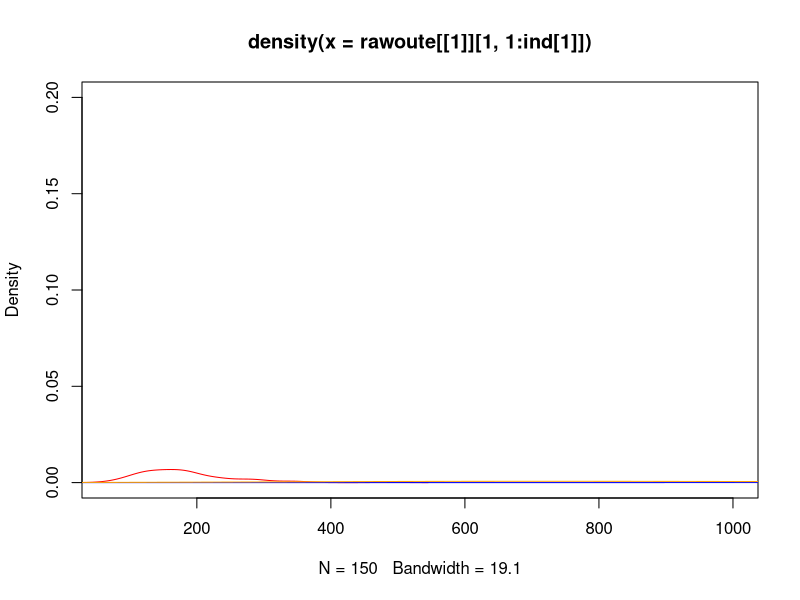

Source code (R): (Note: this script raises an error after producing the figure.)
### soglie stabilite utilizzando le misure grezze di outlyingness

rm(list=ls())
library(randomForest)

######################################################outr####################################
generap<-function(nr,Fst,nsnp,seme){
  set.seed(seme)
  p<-runif(nsnp,min=0.1,max=0.5)
  pmatr<-matrix(NA,nsnp,nr)
  for (i in 1:nsnp){
    for (r in 1:nr){
      pmatr[i,r]<-rbeta(1,shape1=p[i]*(1-Fst)/(Fst),shape2=(1-p[i])*(1-Fst)/(Fst))
    }
  }
  pmatr
}

generasnp<-function(nrazze,pmatr,seme){
  set.seed(seme)
  nr<-length(nrazze)
  snp<-list()
  
  
  nsnp<-nrow(pmatr)
  for (r in 1:nr){
    snpr<-NULL
    for (i in 1:nsnp) snpr<-cbind(snpr,rbinom(nrazze[r],size=2,prob=pmatr[i,r]))
    snp[[r]]<-snpr
  }
  snp
}


bindlist<-function(x){
  y<-x[[1]]
  for (i in 2:length(x)){
    y<-rbind(y,x[[i]])
  }
  y
}


star<-function(xjj,idlist){ #da qui viene fuori una matrice che contiene le righe selezionate da idlist in ogni razza, un blocco sotto l'altro
  g<-NULL
  for (i in 1:length(xjj)){
    gi<-xjj[[i]]
    g<-rbind(g,gi[idlist[[i]],])
  }
  g
}

starmeno<-function(xjj,idlist){ #da qui viene fuori una matrice che contiene le righe NON selezionate da idlist in ogni razza, un blocco sotto l'altro
  g<-NULL
  for (i in 1:length(xjj)){
    gi<-xjj[[i]]
    g<-rbind(g,gi[-idlist[[i]],])
  }
  g
}

qtprimo<-function(x,v,ciclo) x[v[-ciclo]]

qr<-function(x,v,ciclo) x[v[ciclo]]


################################# passo 1)  ##############################################################
semep<-8764836                           #### parametro in input
semesnp<-475648					#### per generare repliche fissato pmatr
semeiniz<-34863

nr<-4
nrazze<-c(250,500,1000,1500)
esclusa<-1                           #### parametro in input
trfract<-.75                         #### parametro in input
Fst<-.05						#### parametro in input
nsnp<-500						#### parametro in input
lperm<-list()
lidtr<-list()

for (w in 1:nr){
  if (w == esclusa) {lperm[[w]]<-NULL
  lidtr[[w]]<-NULL}
  else{
    lperm[[w]]<-sample(1:nrazze[w],nrazze[w])
    lidtr[[w]]<-lperm[[w]][1:round(nrazze[w]*trfract)]
  }
}

pmatr<-generap(nr,Fst,nsnp,semep)
flist<-generasnp(nrazze,pmatr,semesnp)

trainlist<-list()
testlist<-list()
esclusalist<-list()

train<-list()
test<-list()
for (w in 1:nr){
  if (w == esclusa) {train[[w]]<-NULL
  test[[w]]<-flist[[w]]}
  else {
    train[[w]]<-flist[[w]][lidtr[[w]],]
    test[[w]]<-flist[[w]][-lidtr[[w]],]
  }
}

trainlist[[1]]<-train
testlist[[1]]<-test

lnr<-lapply(lidtr,length)
v<-(1:nr)[-esclusa]
k<-length(v)
esclusaOut<- 4

proxlist<-list()
#proxlisth<-list()
proxlistt<-list()
razzajlist<-list()
#razzajthreshlist<-list()
razzajtargetlist<-list()
listidlist1<-list()
#listidlist2<-list()
#listidlist3<-list()

semi<-42   #### parametro in input
fr<-.60		 #### parametro in input

############### training random forest  ########################


tprimolist<-lapply(trainlist,qtprimo,v=(1:nr),ciclo=c(esclusa,esclusaOut))
rlist<-lapply(trainlist,qr,v=(1:nr),ciclo=esclusaOut)

num<-unlist(lapply(tprimolist[[1]],nrow))
rnum<-nrow(rlist[[1]][[1]])

set.seed(semi)
idlist1<-list()
#idlist2<-list()
#idlist3<-list()
for(jj in 1:length(tprimolist[[1]])){
  permjj<-sample(1:num[jj],num[jj])
  idlist1[[jj]]<-permjj[1:round(num[jj]*fr)]
#  idlist2[[jj]]<-permjj[(round(num[jj]*fr[1])+1):round(num[jj]*fr[2])]
#  idlist3[[jj]]<-permjj[(round(num[jj]*fr[2])+1):num[jj]]
}
rperm<-sample(1:rnum,rnum)
ridlist<-rperm[1:round(rnum*fr)]

trainstar<-lapply(tprimolist,star,idlist=idlist1)
#trainthresh<-lapply(tprimolist,star,idlist=idlist2)
testtarget<-lapply(tprimolist,starmeno,idlist=idlist1)

trnselj<-data.frame(trainstar[[1]])
#ttnselj<-data.frame(trainthresh[[1]])
tsnselj<-data.frame(testtarget[[1]])
outselj<-data.frame(rlist[[1]][[1]])

trainstarj<-data.frame(lapply(trnselj,factor,levels=c("0","1","2")))
#trainthreshj<-data.frame(lapply(ttnselj,factor,levels=c("0","1","2")))
testtargetj<-data.frame(lapply(tsnselj,factor,levels=c("0","1","2")))
testoutj<-data.frame(lapply(outselj[ridlist,],factor,levels=c("0","1","2")))

razzaj<-as.factor(rep((1:nr)[-c(esclusa,esclusaOut)],unlist(lapply(idlist1,length))))
numtarget<-num-unlist(lapply(idlist1,length))
#razzajthresh<-as.factor(rep((1:nr)[-c(esclusa,esclusaOut)],unlist(lapply(idlist2,length))))
razzajtarget<-as.factor(rep((1:nr)[-c(esclusa,esclusaOut)],times=numtarget))

outRFj<-randomForest(x=trainstarj,y=razzaj,proximity=TRUE)
#proxlisthj<-predict(outRFj,newdata=rbind(trainstarj,trainthreshj),proximity=TRUE)$proximity
proxlistj<-predict(outRFj,newdata=rbind(trainstarj,testtargetj),proximity=TRUE)$proximity
proxlisttj<-predict(outRFj,newdata=rbind(trainstarj,testoutj),proximity=TRUE)$proximity


listidlist1[[1]]<-idlist1
#listidlist2[[1]]<-idlist2
#listidlist3[[1]]<-idlist3
razzajlist[[1]]<-razzaj
razzajtargetlist[[1]]<-razzajtarget
#razzajthreshlist[[1]]<-razzajthresh
proxlist[[1]]<-proxlistj
#proxlisth[[1]]<-proxlisthj
proxlistt[[1]]<-proxlisttj


# fine training random forest

#### inizio calcolo misure di outlyingness #### 
#rawoutth<-list()
#outth<-list()
#medth<-list()
#madth<-list()

#rawoutthj<-NULL
#razzaj<-razzajlist[[1]]
#ntr<-as.numeric(table(razzaj))
#a<-cumsum(ntr)
#a<-c(0,a)
#razzajthresh<-razzajthreshlist[[1]]
#nth<-as.numeric(table(razzajthresh))
#b<-cumsum(nth)
#b<-c(0,b)
#idlist<-listidlist2[[1]]

#for(l in 1:(length(a)-1)){
  
#  vec<-apply((proxlisth[[1]][(a[l]+1):a[l+1],sum(ntr,b[l],1):sum(ntr,b[l+1])])^2,2,sum)
#  rawoutthj<-c(rawoutthj,sum(ntr)/vec)
  
#}

#rawoutth[[1]]<-rawoutthj
#medth[[1]]<-as.numeric(by(rawoutth[[1]],razzajthresh,median))
#madth[[1]]<-as.numeric(by(rawoutth[[1]],razzajthresh,mad))
#medthrep<-rep(medth[[1]],times=unlist(lapply(idlist,length)))
#madthrep<-rep(madth[[1]],times=unlist(lapply(idlist,length)))
#outth[[1]]<-(rawoutth[[1]]-medthrep)/madthrep

#creo test* = test_target + test_out
proxlistts<-list()
razzaj<-razzajlist[[1]]
a<-sum(table(razzaj))
proxlistts[[1]]<-cbind(proxlist[[1]][(1:a),],proxlistt[[1]][(1:a),-(1:a)])

#calcolo degli outliers per il test set
rawoute<-list()

razzaj<-razzajlist[[1]]
matrix<-NULL
a<-cumsum(table(razzaj))
a<-c(0,a)

for(l in 1:(length(a)-1)){
  
  vec<-apply((proxlistts[[1]][(a[l]+1):a[l+1],(a[length(a)]+1):ncol(proxlistts[[1]])])^2,2,sum)
  matrix<-rbind(matrix,a[length(a)]/vec)
  
}

rawoute[[1]]<-matrix


#soute<-list()


#d<-dim(rawoute[[1]])[2]
#med<-NULL
#mad<-NULL
#for(c in 1:length(medth[[1]])){
#  med<-rbind(med,rep(medth[[1]][c],d))
#  mad<-rbind(mad,rep(madth[[1]][c],d))
#}
#soute[[1]]<-(rawoute[[1]]-med)/(mad)


ind<-cumsum(c(150,300,675))
plot(density(rawoute[[1]][1,1:ind[1]]),col='red',ylim=c(0,0.2),xlim=c(66,1000))
lines(density(rawoute[[1]][1,(ind[1]+1):ind[2]]),col='blue')
lines(density(rawoute[[1]][1,(ind[2]+1):ind[3]]),col='orange')
lines(density(rawoute[[1]][2,(ind[1]+1):end]),col='green')
lines(density(rawoute[[1]][2,1:ind[1]]),col='violet')
lines(density(rawoute[[1]][2,(end+1):end2]),col='yellow')


plot(density(soute[[3]][2,189:(188+281)]),col='red',ylim=c(0,.6),xlim=c(-3,12),
     main='Distribution of standardized outlier
     - different loops')
lines(density(soute[[1]][1,1:281]),col='blue')
legend("topright", c('loop 1','loop 2'), title='class 3',lty=c(1,1),
       col=c('red','blue'))

plot(density(outth[[1]][1:ind[1]]),col='orange',ylim=c(0,.6),xlim=c(-3,12),
     main='Distribution of standardized outlier
     - different sets')
lines(density(soute[[1]][1,1:ind[1]]),col='blue')
legend("topright", c('training set 2','test set'), title='class 2',lty=c(1,1),
       col=c('orange','blue'))

plot(density(soute[[1]][2,(ind[1]+1):end]),col='red',ylim=c(0,.45),xlim=c(-3,50),
     main='Distribution of class outlier 
     and novelty outlier
     -Fts score = 0.05-')
lines(density(soute[[1]][2,1:ind[1]]),col='grey')
legend("topright", c('class outlier ','novelty (class 3)'), title='class 2',lty=c(1,1),
       col=c('red','grey','black'))

## decision rule

decision<-function(soute,par){ #par vettore di parametri di dimensione pari al numero di righe (classi) di soute. 
  
  outregola <- soute > par
  
  outregola<-apply(outregola,2,prod)
  outregola[outregola==0] <- 'T'
  outregola[outregola==1] <- 'O'
  return(outregola)
  
}

## funzione obiettivo

funobb<-function(par,soute,cl){
  
  ss1<-1
  outreg<-decision(soute,par)
  if(length(unique(outreg))!=1){ 
    confmat<-table(cl,outreg)
    sens<-confmat[2,2]/sum(confmat[2,])
    spec<-confmat[1,1]/sum(confmat[1,])
    ss1<-1-(sens*spec)/(sens+spec)  
  }
  
  ss1
  
}

cl<-list()

numt<-sum(numtarget)
cl[[1]]<-c(rep("T",numt),rep("O",(dim(rawoute[[1]])[2]-numt)))


numiniz<-100
dimso<-dim(rawoute[[1]])[1]
inizpar<-matrix(NA,numiniz,dimso)   ### numiniz da dare in input

min<-min(apply(rawoute[[1]],1,summary)[2,])
max<-max(apply(rawoute[[1]],1,summary)[5,])
for(u in 1:numiniz){
  inizpar[u,]<-runif(dimso,min=min,max=max)
}

parmat<-list()
optpar<-list()

parmat[[1]]<-matrix(NA,numiniz,dimso+1)
for (u in 1:numiniz){
  print(paste("c=", 1, "u=", u))
  outmin<-optim(inizpar[u,],funobb,soute=rawoute[[1]],cl=cl[[1]])
  if (outmin$convergence==0) parmat[[1]][u,]<-c(outmin$par,outmin$value)
}
optpar[[1]]<-parmat[[1]][which.min(parmat[[1]][,dimso+1]),]


plot(density(soute[[1]][1,(1:93)]),col='red',ylim=c(0,.45),xlim=c(-3,45),
     main='Distribution of class outlier
     and novelty outlier 2
     -Fts score = 0.04-')
lines(density(soute[[2]][1,(188+375):dim(soute[[2]])[2]]),col='grey')
lines(density(soute[[2]][2,(188+375):dim(soute[[2]])[2]]),col='black')
legend("topright", c('class outlier ','novelty (class 3)','novelty (class 3)'), title='class 2',lty=c(1,1),
       col=c('red','grey','black'))
abline(v=4.8114788)

plot(rawoute[[1]][1,(ind[2]+1):ind[3]],col='grey',main='Distribution of class raw outlier
     and novelty outlier',ylab='raw outlyingness value',xlim=c(1,300),ylim=c(-2,10000))
points((rawoute[[1]][1,(ind[1]+1):ind[2]]),col='blue')
points((rawoute[[1]][1,1:ind[1]]),col='red')
legend("topright", c('class outlier ','other class', 'novelty'), title='class 2', pch=1,
       col=c('red','blue','grey'))
abline(h=optpar[[1]][1])


plot(rawoute[[1]][2,(ind[2]+1):ind[3]],col='grey',main='Distribution of class raw outlier
     and novelty outlier',ylab='raw outlyingness value',xlim=c(1,150),ylim=c(-2,5000))
points((rawoute[[1]][2,(ind[1]+1):ind[2]]),col='blue')
points((rawoute[[1]][2,1:ind[1]]),col='red')
legend("topright", c('class outlier ','other class', 'novelty'), title='class 3', pch=1,
       col=c('blue','red','grey'))
abline(h=optpar[[1]][2])


##grafico 2

plot(rawoute[[1]][1,1:ind[1]],rawoute[[1]][2,1:ind[1]],col='red',main='Distribution of raw outlier
     between classes',xlab='outlyingness value class 2',ylab='outlyingness value class 3',xlim=c(0,4500),ylim=c(0,4500))
points(rawoute[[1]][1,(ind[1]+1):ind[2]],rawoute[[1]][2,(ind[1]+1):ind[2]],col='blue')
points(rawoute[[1]][1,(ind[2]+1):ind[3]],rawoute[[1]][2,(ind[2]+1):ind[3]],col='grey')
abline(v=optpar[[1]][1])
abline(h=optpar[[1]][2])
legend("topright", c('class 2 ','class 3','novelty'), title='classes', pch=1,
       col=c('red','blue','grey'))


### TRAINING TOTALE
rz<-(1:nr)[-esclusaOut]
vv<-(1:nr)[-c(esclusa,esclusaOut)]

trnsel<-data.frame(bindlist(trainlist[[1]][rz]))
tsnsel<-data.frame(bindlist(testlist[[1]][vv])) 
outsel<-data.frame(testlist[[1]][[esclusa]]) 

testout<-data.frame(lapply(outsel,factor,levels=c("0","1","2")))
traintarget<-data.frame(lapply(trnsel,factor,levels=c("0","1","2")))
testtarget<-data.frame(lapply(tsnsel,factor,levels=c("0","1","2")))

razza<-as.factor(rep(vv,times=unlist(lapply(lidtr,length))[-c(esclusa,esclusaOut)]))
numtarget<-(nrazze-unlist(lapply(lidtr,length)))[-c(esclusa,esclusaOut)]
razzatarget<-as.factor(rep(vv,times=numtarget))
outRF<-randomForest(x=traintarget,y=razza,proximity=TRUE,oob.prox=TRUE)
proxmatrixtestT<-predict(outRF,newdata=rbind(traintarget,testtarget),proximity=TRUE)$proximity
proxmatrixtestO<-predict(outRF,newdata=rbind(traintarget,testout),proximity=TRUE)$proximity


proxmatrixtestS<-NULL
a<-sum(table(razza))
proxmatrixtestS<-cbind(proxmatrixtestT[(1:a),],proxmatrixtestO[(1:a),-(1:a)])

#calcolo degli outliers per il test set
rawout<-NULL
a<-cumsum(table(razza))
a<-c(0,a)

for(l in 1:(length(a)-1)){
  
  vec<-apply((proxmatrixtestS[(a[l]+1):a[l+1],(a[length(a)]+1):ncol(proxmatrixtestS)])^2,2,sum)
  rawout<-rbind(rawout,a[length(a)]/vec)
  
}


#sout<-NULL

#d<-dim(rawout)[2]
#med<-NULL
#mad<-NULL
#for(c in 1:length(medth[[1]])){
#  med<-rbind(med,rep(medth[[1]][c],d))
#  mad<-rbind(mad,rep(madth[[1]][c],d))
#}
#sout<-(rawout-med)/(mad)

decided<-decision(rawout,optpar[[1]][1:2])
real<-c(rep("T",sum(numtarget)),rep("O",(dim(rawout)[2]-sum(numtarget))))

confmat<-table(real,decided)
sens<-confmat[2,2]/sum(confmat[2,])
spec<-confmat[1,1]/sum(confmat[1,])
ss1<-1-(sens*spec)/(sens+spec)  

##rappresentazione grafica

index1<-cumsum(c(numtarget,(dim(rawout)[2]-sum(numtarget))))
index2<-cumsum(as.numeric(table(decided)))
plot(rawout[1,(index1[1]+1):index1[2]],col='blue',ylim=c(-3,17500),ylab='raw outlyingness value',main='Distribution of raw outlier
     complete training')
points(rawout[1,(index1[2]+1):index1[3]],col='grey')
points(rawout[1,1:index1[1]],col='red')
legend("topright", c('class 2 ','class 3','novelty'), title='class 2', pch=1,
       col=c('red','blue','grey'))
abline(h=optpar[[1]][1])

##detail 1
plot(rawout[1,(index1[1]+1):index1[2]],col='blue',ylim=c(125,650),xlim=c(0,100),ylab='raw outlyingness value',main='Distribution of raw outlier
     complete training -Detail 1-')
points(rawout[1,(index1[2]+1):index1[3]],col='grey')
points(rawout[1,1:index1[1]],col='red')
legend("topright", c('class 2 ','novelty'), title='class 2', pch=1,
       col=c('red','grey'))
abline(h=optpar[[1]][1])